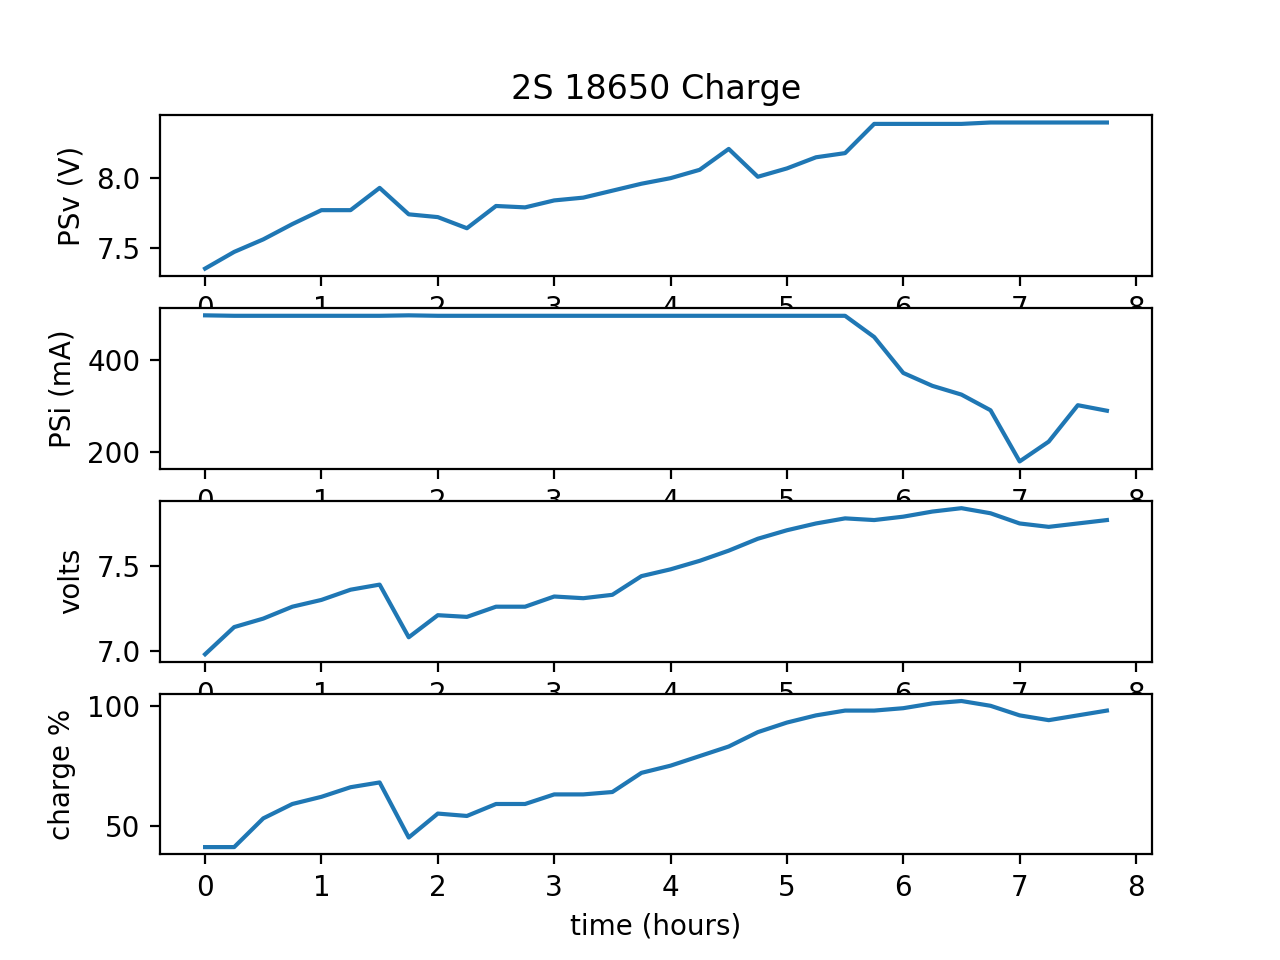

Source code (Python):
"""
Plot the charge.dat data.
"""

#import matplotlib as mpl
import matplotlib.pyplot as plt

DataFile = 'charge.dat'

# read in raw data
t_data = []
psv_data = []
psi_data = []
volts_data = []
percent_data = []
time = 0
with open(DataFile, 'r') as f:
    # date       hour PSv  PSi v    %
    # 2018-07-13,1745,8.39,344,7.82,101
    for line in f:
        (date, hour, psv, psi, volts, percent) = line.strip().split(',')
        psv = float(psv)
        psi = int(psi)
        volts = float(volts)
        percent = int(percent)
        t_data.append(time)
        time += 0.25
        psv_data.append(psv)
        psi_data.append(psi)
        volts_data.append(volts)
        percent_data.append(percent)

# plot data
fig, ax = plt.subplots()
plt.subplot(4, 1, 1)
plt.plot(t_data, psv_data, label='PSv')
plt.title('2S 18650 Charge')
plt.ylabel('PSv (V)')

plt.subplot(4, 1, 2)
plt.plot(t_data, psi_data, label='PSi')
#plt.title('2S 18650 Charge')
plt.ylabel('PSi (mA)')

plt.subplot(4, 1, 3)
plt.plot(t_data, volts_data, label='volts')
#plt.title('2S 18650 Charge')
plt.ylabel('volts')

plt.subplot(4, 1, 4)
plt.plot(t_data, percent_data, label='percent charge')
#plt.title('2S 18650 Charge')
plt.ylabel('charge %')
plt.xlabel('time (hours)')
ax.grid(True)


#plt.xlabel('time (hours)')
#plt.ylabel('percent charge')
#ax.legend(loc='top left')

plt.show()
